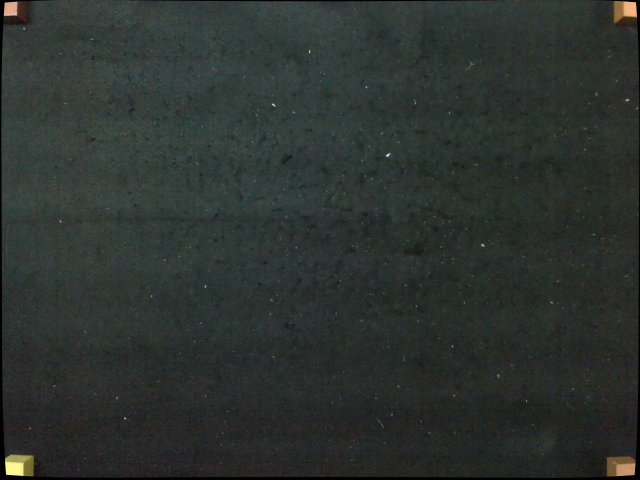
#> input picture src/debug/image.jpg, 1280 x 960 px, found by its file name (shown at 1/2 size)
$ python test_read_file.py
#> lines starting #> are read from the running program, lines starting #| are printed output that depends on the picture; after the words box and inside, x2 and y2 are one past the last pixel; in counts of white or black regions, pixels touching at a corner belong together
import cv2
import numpy as np
import matplotlib.pyplot as plt
import math
import os

AREA_THRESHOLD = 100000

outPixelPositions = np.empty((4, 3))
outPhysicalPositions = np.array([[227.92, 693.22, 1.0], [677.43, 245.73, 1.0], [-102.37, 360.68, 1.0], [337.09, -91.91, 1.0]])

subtitle_texts = []
def DrawDebugMarker(frame, area, label, Cx, Cy, theta):
    ### Draw the principal axis ###
    cv2.circle(frame, (int(Cx), int(Cy)), 5, (0, 255, 0), -1)

    ### Draw the principal axis ###
    line_length = int(np.sqrt(area) * 0.1)
    # Calculate the startpoint of the principal axis
    x1 = int(Cx - line_length * math.cos(theta))
    y1 = int(Cy - line_length * math.sin(theta))
    # Calculate the endpoint of the principal axis
    x2 = int(Cx + line_length * math.cos(theta))
    y2 = int(Cy + line_length * math.sin(theta))

    cv2.line(frame, (x1, y1), (x2, y2), (0, 255, 0), 2)

    # Draw the object number next to the centroid
    cv2.putText(frame, str(label), (int(Cx) - 20, int(Cy) + 20), cv2.FONT_HERSHEY_SIMPLEX, 1, (255, 255, 0), 2)
    # Collect the information for the subtitle
    subtitle_texts.append(f"Object {label}: Centroid: ({Cx:.2f}, {Cy:.2f}), Angle: {(theta * (180 / math.pi)):.2f} deg")

inFrame = cv2.imread(f"debug/image.jpg")
#> inFrame is the input picture: shape (960, 1280, 3); mean B, G, R 47.3, 50.5, 44.5

inFrame_grayscale = cv2.cvtColor(inFrame, cv2.COLOR_BGR2GRAY)
inFrame_blurred = cv2.GaussianBlur(inFrame_grayscale, (5, 5), 0)
_, inFrame_binary = cv2.threshold(inFrame_blurred, 140, 255, cv2.THRESH_BINARY)
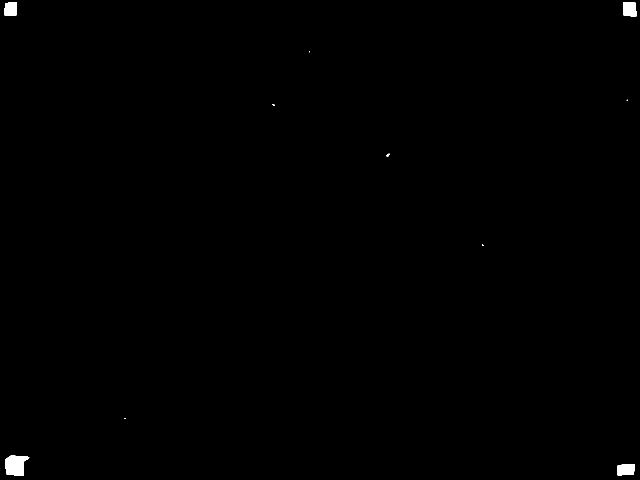
#> inFrame_binary: shape (960, 1280) (shown at 1/2 size); 0.29% white; 10 white regions (5 under 20 px), largest, box (x1, y1, x2, y2) and area: (11, 911, 59, 951) 1460, (1234, 928, 1269, 951) 728, (1246, 4, 1273, 33) 721, (8, 4, 34, 31) 632, (773, 307, 779, 313) 25
labelCount, labels = cv2.connectedComponents(inFrame_binary)
#> labels: shape (960, 1280) int32; 11 distinct labels, from 0 to 10
#> labelCount = 11

subtitle_texts = []
outFrame = np.copy(inFrame)
calIndex = 0
for label in range(1, labelCount): # Start from 1 to skip the background (label 0)
    mask = (labels == label).astype("uint8") * 255

    M = cv2.moments(mask)

    area = M["m00"]
    if area < AREA_THRESHOLD:
        continue

    Cx = M["m10"] / M["m00"]
    Cy = M["m01"] / M["m00"]

    principal = 0.5 * math.atan2(2 * M["mu11"], M["mu20"] - M["mu02"])

    outPixelPositions[calIndex] = np.array([Cx, Cy, 1.0])
    calIndex = calIndex + 1

    # Draw Debug Info
    DrawDebugMarker(outFrame, area, label, Cx, Cy, principal)
#> this loop made 10 passes
#> area on passes 3 to 8: 1020, 1020, 3315, 6375, 2040, 1020
#> (area, Cx, Cy, principal, line_length in DrawDebugMarker, x1 in DrawDebugMarker, y1 in DrawDebugMarker, x2 in DrawDebugMarker) on passes 1, 2, 9, 10: (161160, 21.22, 17.66, -1.12, 40, 3, 53, 38), (183855, 1258.9, 17.95, 1.06, 42, 1238, -18, 1279), (372300, 30.65, 930.1, -0.777, 61, -12, 972, 74), (185640, 1251, 938.9, -0.134, 43, 1208, 944, 1293)
#> pass 1, `mask = (labels == label).astype("uint8") * 255`:
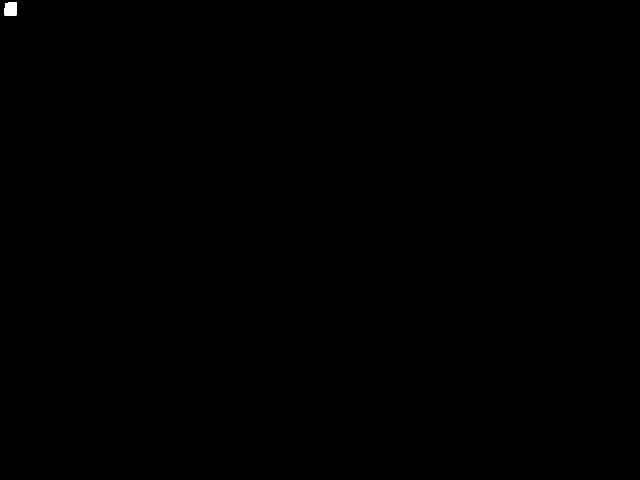
#> mask: shape (960, 1280) (shown at 1/2 size); 0.05% white; 1 white region, box (x1, y1, x2, y2) and area: (8, 4, 34, 31) 632
#> after the loop: mask: shape (960, 1280); 0.06% white; 1 white region, box (x1, y1, x2, y2) and area: (1234, 928, 1269, 951) 728
#> after the loop:
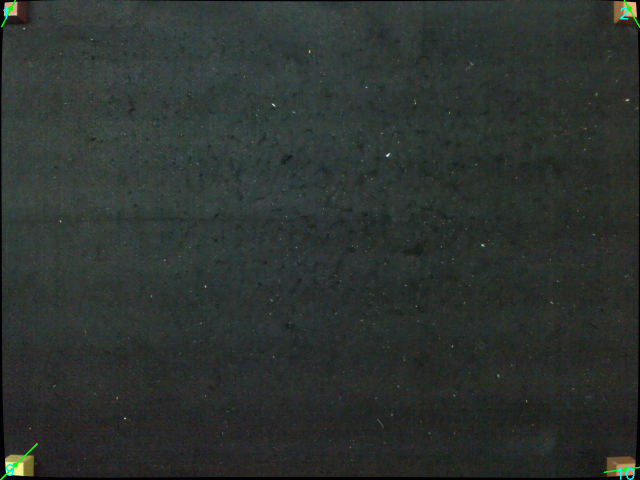
#> outFrame: shape (960, 1280, 3) (shown at 1/2 size); 0.14% of pixels changed, all inside (x1, y1, x2, y2) = (0, 0, 1280, 960)
#> after the loop, calIndex = 4; outPixelPositions = [[21.22, 17.66, 1], [1258.9, 17.95, 1], [30.65, 930.1, 1], [1251, 938.9, 1]]

calibrationMatrix, residuals, rank, singularValues = np.linalg.lstsq(outPixelPositions, outPhysicalPositions)
#> calibrationMatrix = [[0.363, -0.365, 1.07e-15], [-0.366, -0.365, -1.9e-15], [226.8, 709.5, 1]]; residuals = [0.102, 17.38, 1.86e-31]; rank = 3; singularValues = [1965.2, 1018.1, 1.13]
np.save('debug/CALIBRATION_MATRIX', calibrationMatrix)

# cv2.imshow("image", outFrame)
# cv2.waitKey(0)
